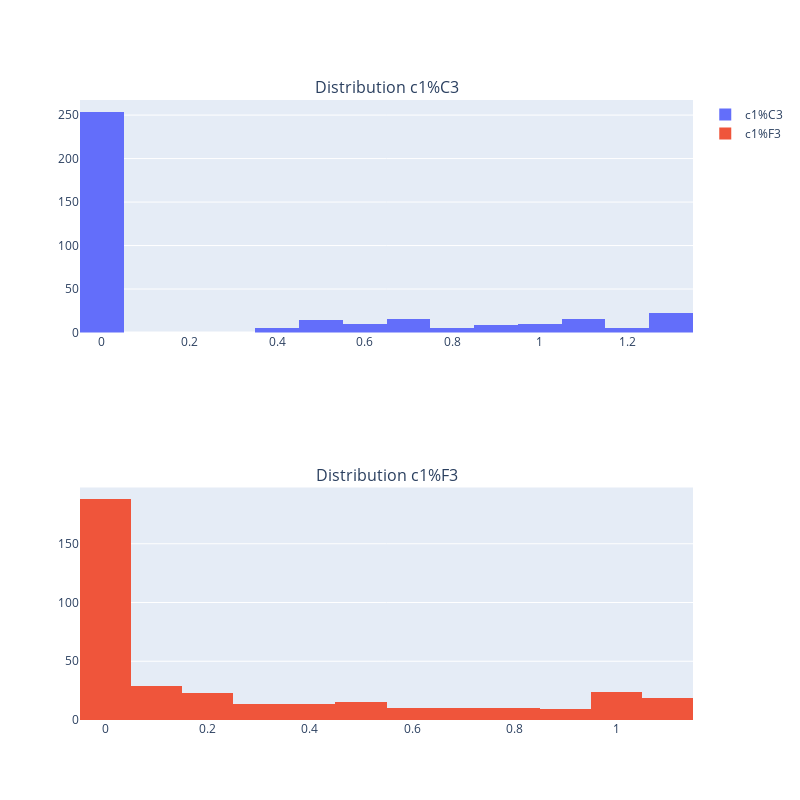

Notebook code for this chart:
### Markdown cell above
Tramite questo primo grafico di confronto possiamo osservare come i vari profili hanno delle diverse distribuzioni e quartili, nonostante i loro valori vadano tutti dallo 0 al 100% a livello teorico essendo delle perncetuali.  
Possiamo osservare come tutti abbiano come valori minimo 10^-8, tuttavia il valore massimo ovvero la percentuale di gas rispetto al loro consumo all'interno dell'anno termico vari particolarmente, sia all'interno della stessa tipologia di profili, sia tra profili diversi.  
Per esempio possiamo osserare come il valore massimo del profilo **c1%C3** sia pari a 1.28%, indicando come all'interno di un singolo giorno questo profilo ha consumato poco più dell'1% del suo anno termico. Possiamo osservare come però la sua mediana, il valore al primo quartile ed il valore minimo siano tutti pari 10^-8; indicando come il consumo di questo particolare profilo sia particolarmente irregolare.  

In generale possiamo osservare come le distribuzioni di questi profili siano asimmetriche. Possiamo fare due plot di esempio come segue tenendo come campionii profli c1%C3 e c1%F3:

### Code cell
import plotly.graph_objects as go
from plotly.subplots import make_subplots
import numpy as np

c1_columns = ['c1%C3', 'c1%F3']
fig = make_subplots(rows=2, cols=1,  subplot_titles=("Distribution " + c1_columns[0], "Distribution "+ c1_columns[1]))

for i, c1_col in enumerate(c1_columns):
    fig.add_trace(
        go.Histogram(
            x=df[c1_col], 
            name=c1_col, 
        ),
        col=1,
        row=i+1,  
    )
    
    
fig.update_layout(
    autosize=False,
    width=800,
    height=800,
)

fig.show()

### Figure 1 — Plotly figure (JSON) as saved in the notebook; plotly's stock layout.template omitted (floating-point values rounded to 4 significant figures; data arrays with more than 128 entries replaced by an {"elided": "..."} marker saying what was removed)
{"data": [{"name": "c1%C3", "type": "histogram", "x": {"elided": "365 float values"}, "xaxis": "x", "yaxis": "y"}, {"name": "c1%F3", "type": "histogram", "x": {"elided": "365 float values"}, "xaxis": "x2", "yaxis": "y2"}], "layout": {"annotations": [{"font": {"size": 16}, "showarrow": false, "text": "Distribution c1%C3", "x": 0.5, "xanchor": "center", "xref": "paper", "y": 1, "yanchor": "bottom", "yref": "paper"}, {"font": {"size": 16}, "showarrow": false, "text": "Distribution c1%F3", "x": 0.5, "xanchor": "center", "xref": "paper", "y": 0.375, "yanchor": "bottom", "yref": "paper"}], "autosize": false, "height": 800, "width": 800, "xaxis": {"anchor": "y", "domain": [0, 1]}, "xaxis2": {"anchor": "y2", "domain": [0, 1]}, "yaxis": {"anchor": "x", "domain": [0.625, 1]}, "yaxis2": {"anchor": "x2", "domain": [0, 0.375]}}}
